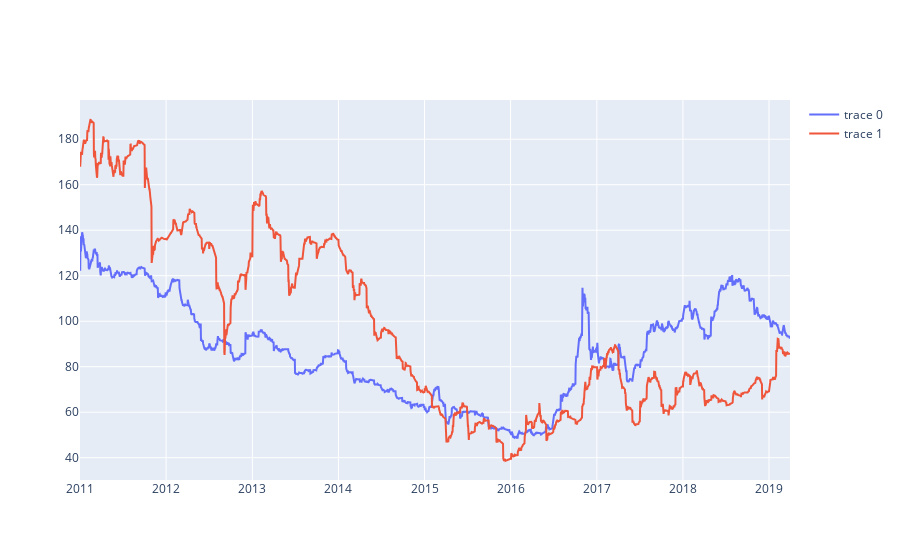

Notebook code for this chart:
### Code cell
import plotly.express as px
import numpy as np
## set the seed to a random number obtained from /dev/urandom
## or its Windows analog, 
## or if neither of those is available, it will use the clock.

# trendline = 'ols' allow us to draw a trendline

# fig = px.line(df, x='ds', y='Coal')
fig = go.Figure()
fig.add_trace(go.Scatter(x=df['ds'], y=df["Coal"], mode='lines')) 
fig.add_trace(go.Scatter(x=df['ds'], y=df['iron'], mode='lines')) 
fig.show()
fig.show(renderer="colab")

### Figure 1 — Plotly figure (JSON) as saved in the notebook; plotly's stock layout.template omitted (floating-point values rounded to 4 significant figures; data arrays with more than 128 entries replaced by an {"elided": "..."} marker saying what was removed)
{"data": [{"mode": "lines", "x": {"elided": "3012 str values"}, "y": {"elided": "3012 float values"}, "type": "scatter"}, {"mode": "lines", "x": {"elided": "3012 str values"}, "y": {"elided": "3012 float values"}, "type": "scatter"}], "layout": {}}
